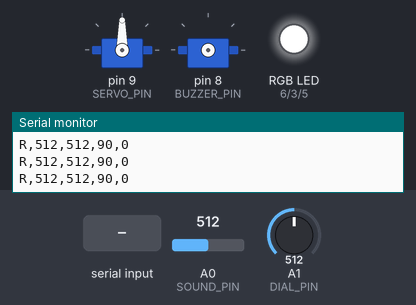
Simulated run of this sketch. Board: Arduino Uno, built with avr-gcc and run on an emulated ATmega328P. On the bench: 2 × servo, an RGB LED mixed from three pins (HIGH = lit), the last lines printed to the serial monitor. Wiring (inferred from the names in the program): servo: signal pin 8. The test bench sets the inputs (shaded band); at power-on: A0 (SOUND_PIN) = 512, A1 (DIAL_PIN) = 512. Servo pulses on a pin are drawn as a servo (544–2400 µs = 0–180°); pins used as bus, display or sensor lines are not drawn.

Above: at 1.2 s.
1.3 s: "SERVO,1\n" received over Serial
At 2.8 s:
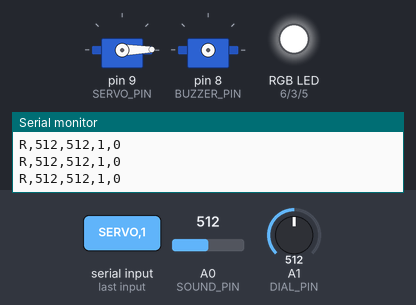
3.8 s: "SERVO,150\n" received over Serial
At 6.5 s:
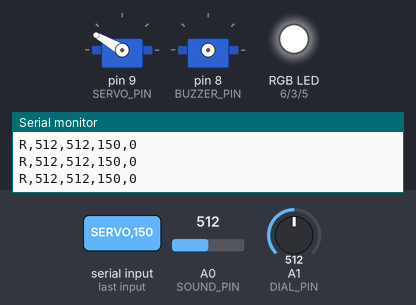
6.8 s: "CLICKS,1\n" received over Serial
At 7.08 s:
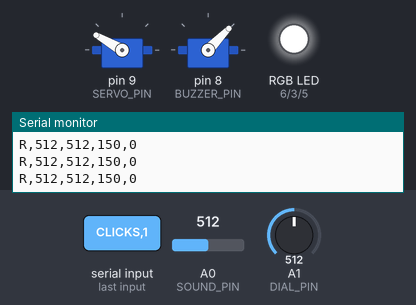
8.3 s: "SERVO,1\n" received over Serial
At 8.7 s:
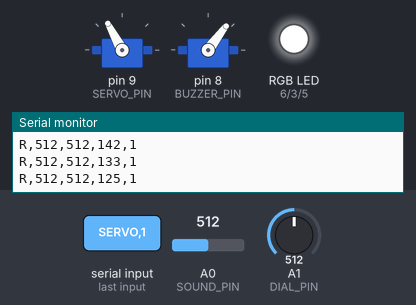
11.3 s: "CLICKS,150\n" received over Serial
At 12.3 s:
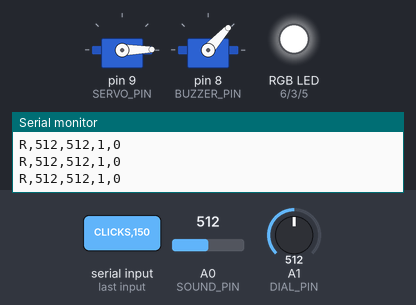
Timing chart, 0 to 14.3 s (numbered marks = the images above; inputs shaded):
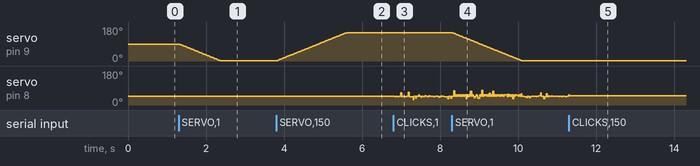

The sketch:

Seance_Rig.ino
```cpp
/*
  Seance: rig firmware (Arduino Uno)

  The rig reads the frequency dial and the sound detector, sends a status line to the
  PC ten times a second, and carries out the PC's commands for the servo, RGB LED and
  buzzer. It holds no game state: every decision is made by the Java program.

  Link to the PC: USB serial at 9600 baud by default.
  Set USE_XBEE to 1 to talk through the xBee instead (xBee tx -> pin 10, xBee rx -> pin 11).

  Rig -> PC, every 100 ms:
    R,<dial 0-1023>,<sound peak 0-1023>,<servo angle 0-180>,<servo moving 0/1>

  PC -> Rig, one command per line:
    SERVO,<angle>      move slowly to an angle (0 to 180)
    SPEED,<ms>         servo speed in ms per degree (default 12, higher is slower)
    LED,<r>,<g>,<b>    set the RGB colour, each value 0 to 255
    CLICKS,<gapMs>     repeat Sweep clicks with this gap between them (0 stops them)
    ALARM,<count>      sound the hunt alarm this many times
    BEEP,<ms>          one beep lasting this many milliseconds
    STOP               silence the buzzer
    PING               the rig answers PONG

  Wiring: sound ENVELOPE -> A0, dial middle pin -> A1, buzzer I/O -> 8,
          RGB R -> 6, G -> 3, B -> 5 (common anode, + to 5V), servo signal -> 9.
*/
#include <Servo.h>
#include <SoftwareSerial.h>

#define USE_XBEE 0

// ---------- Pins ----------
const int SOUND_PIN  = A0;
const int DIAL_PIN   = A1;
const int BUZZER_PIN = 8;
const int R_PIN = 6, G_PIN = 3, B_PIN = 5;   // matched to how the LED is actually wired
const int SERVO_PIN  = 9;

// The buzzer module sounds when its pin is LOW
const int BUZZ_ON  = LOW;
const int BUZZ_OFF = HIGH;

const unsigned long REPORT_MS = 100;     // how often the status line is sent
const unsigned long SAMPLE_US = 2000;    // how often the sensors are sampled

// ---------- Link to the PC ----------
SoftwareSerial xbee(10, 11);             // RX, TX
Stream* link;

// ---------- Servo state ----------
Servo arm;
int servoAngle  = 90;                    // where the arm is now
int servoTarget = 90;                    // where the PC wants it
int msPerDegree = 12;
bool servoAttached = false;
unsigned long lastServoStep = 0;
unsigned long servoArrivedAt = 0;

// ---------- Buzzer state ----------
enum BuzzMode { BUZZ_IDLE, BUZZ_CLICKS, BUZZ_ALARM, BUZZ_BEEP };
BuzzMode buzzMode = BUZZ_IDLE;
bool buzzerOn = false;
unsigned long buzzTimer = 0;
int clickGap  = 0;
int alarmLeft = 0;
int beepMs    = 0;

// ---------- Sensor readings between reports ----------
int  soundPeak = 0;
long dialSum   = 0;
int  dialCount = 0;
unsigned long lastSample = 0;
unsigned long lastReport = 0;

// ---------- Incoming command buffer ----------
char line[40];
int  lineLen = 0;

// ===================================================================
// RGB LED (common anode, so a colour is on when its pin is LOW)
// ===================================================================
void setColour(int r, int g, int b) {
  analogWrite(R_PIN, 255 - constrain(r, 0, 255));
  analogWrite(G_PIN, 255 - constrain(g, 0, 255));
  analogWrite(B_PIN, 255 - constrain(b, 0, 255));
}

// ===================================================================
// Buzzer: a small state machine so beeps never block the loop
// ===================================================================
void buzzer(bool on) {
  digitalWrite(BUZZER_PIN, on ? BUZZ_ON : BUZZ_OFF);
  buzzerOn = on;
}

void startClicks(int gap) {
  if (gap <= 0) { buzzer(false); buzzMode = BUZZ_IDLE; return; }
  clickGap = gap;
  buzzMode = BUZZ_CLICKS;
  buzzer(false);
  buzzTimer = millis() - gap;           // first click comes straight away
}

void startAlarm(int count) {
  if (count <= 0) return;
  alarmLeft = count;
  buzzMode = BUZZ_ALARM;
  buzzer(true);
  buzzTimer = millis();
}

void startBeep(int ms) {
  if (ms <= 0) return;
  beepMs = ms;
  buzzMode = BUZZ_BEEP;
  buzzer(true);
  buzzTimer = millis();
}

void updateBuzzer(unsigned long now) {
  switch (buzzMode) {
    case BUZZ_CLICKS:                    // 15 ms click, then a gap
      if (buzzerOn && now - buzzTimer >= 15) { buzzer(false); buzzTimer = now; }
      else if (!buzzerOn && now - buzzTimer >= (unsigned long)clickGap) { buzzer(true); buzzTimer = now; }
      break;
    case BUZZ_ALARM:                     // 250 ms on, 150 ms off, count times
      if (buzzerOn && now - buzzTimer >= 250) {
        buzzer(false); buzzTimer = now;
        if (--alarmLeft <= 0) buzzMode = BUZZ_IDLE;
      } else if (!buzzerOn && now - buzzTimer >= 150) {
        buzzer(true); buzzTimer = now;
      }
      break;
    case BUZZ_BEEP:
      if (now - buzzTimer >= (unsigned long)beepMs) { buzzer(false); buzzMode = BUZZ_IDLE; }
      break;
    default:
      break;
  }
}

// ===================================================================
// Servo: moves one degree at a time, then detaches so it does not jitter
// ===================================================================
void updateServo(unsigned long now) {
  if (servoAngle != servoTarget) {
    if (!servoAttached) {
      arm.attach(SERVO_PIN);
      arm.write(servoAngle);
      servoAttached = true;
    }
    if (now - lastServoStep >= (unsigned long)msPerDegree) {
      servoAngle += (servoTarget > servoAngle) ? 1 : -1;
      arm.write(servoAngle);
      lastServoStep = now;
      if (servoAngle == servoTarget) servoArrivedAt = now;
    }
  } else if (servoAttached && now - servoArrivedAt >= 300) {
    arm.detach();                        // arrived and settled: stop the signal
    servoAttached = false;
  }
}

// ===================================================================
// Commands from the PC
// ===================================================================
void handleCommand(char* cmd) {
  char* name = strtok(cmd, ",");
  if (name == NULL) return;
  char* a = strtok(NULL, ",");
  char* b = strtok(NULL, ",");
  char* c = strtok(NULL, ",");

  if      (strcmp(name, "SERVO") == 0 && a)            servoTarget = constrain(atoi(a), 0, 180);
  else if (strcmp(name, "SPEED") == 0 && a)            msPerDegree = constrain(atoi(a), 1, 200);
  else if (strcmp(name, "LED") == 0 && a && b && c)    setColour(atoi(a), atoi(b), atoi(c));
  else if (strcmp(name, "CLICKS") == 0 && a)           startClicks(atoi(a));
  else if (strcmp(name, "ALARM") == 0 && a)            startAlarm(atoi(a));
  else if (strcmp(name, "BEEP") == 0 && a)             startBeep(atoi(a));
  else if (strcmp(name, "STOP") == 0)                  { buzzer(false); buzzMode = BUZZ_IDLE; }
  else if (strcmp(name, "PING") == 0)                  link->println("PONG");
}

void readLink() {
  while (link->available()) {
    char ch = link->read();
    if (ch == '\n' || ch == '\r') {
      if (lineLen > 0) {
        line[lineLen] = '\0';
        handleCommand(line);
        lineLen = 0;
      }
    } else if (lineLen < (int)sizeof(line) - 1) {
      line[lineLen++] = ch;
    }
  }
}

// ===================================================================
// Sensors and the status line
// ===================================================================
void sampleSensors() {
  int s = analogRead(SOUND_PIN);
  if (s > soundPeak) soundPeak = s;       // keep the loudest moment since the last report
  dialSum += analogRead(DIAL_PIN);        // average the dial to smooth out noise
  dialCount++;
}

void sendReport() {
  int dial = (dialCount > 0) ? dialSum / dialCount : analogRead(DIAL_PIN);
  link->print("R,");
  link->print(dial);            link->print(',');
  link->print(soundPeak);       link->print(',');
  link->print(servoAngle);      link->print(',');
  link->println(servoAngle != servoTarget ? 1 : 0);
  soundPeak = 0;
  dialSum = 0;
  dialCount = 0;
}

// ===================================================================
void setup() {
  Serial.begin(9600);
#if USE_XBEE
  xbee.begin(9600);
  link = &xbee;
#else
  link = &Serial;
#endif

  pinMode(BUZZER_PIN, OUTPUT);
  buzzer(false);
  pinMode(R_PIN, OUTPUT);
  pinMode(G_PIN, OUTPUT);
  pinMode(B_PIN, OUTPUT);
  setColour(0, 0, 0);

  arm.attach(SERVO_PIN);                  // centre the arm once, then let updateServo release it
  arm.write(servoAngle);
  servoAttached = true;
  servoArrivedAt = millis();

  link->println("R,READY");
}

void loop() {
  unsigned long now = millis();

  readLink();
  updateServo(now);
  updateBuzzer(now);

  if (micros() - lastSample >= SAMPLE_US) {
    lastSample = micros();
    sampleSensors();
  }
  if (now - lastReport >= REPORT_MS) {
    lastReport = now;
    sendReport();
  }
}
```

Measured:
- after the input at 1.3 s, servo on pin 9 (SERVO_PIN): moves from 90° to 1° over 1.1 s, starting at once
- after the input at 3.8 s, servo on pin 9 (SERVO_PIN): moves from 1° to 150° over 1.8 s, starting at once
- after the input at 8.3 s, servo on pin 9 (SERVO_PIN): moves from 150° to 1° over 1.8 s, starting at once
- after the input at 11.3 s, servo on pin 8 (BUZZER_PIN): goes on until 11.3 s, then stays 48°
